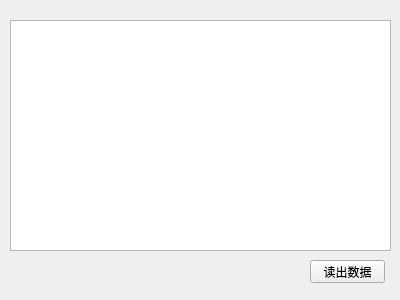
<?xml version="1.0" encoding="UTF-8"?>
<ui version="4.0">
 <class>Widget</class>
 <widget class="QWidget" name="Widget">
  <property name="geometry">
   <rect>
    <x>0</x>
    <y>0</y>
    <width>400</width>
    <height>300</height>
   </rect>
  </property>
  <property name="windowTitle">
   <string>Widget</string>
  </property>
  <widget class="QPushButton" name="pushButton">
   <property name="geometry">
    <rect>
     <x>310</x>
     <y>260</y>
     <width>75</width>
     <height>23</height>
    </rect>
   </property>
   <property name="text">
    <string>读出数据</string>
   </property>
  </widget>
  <widget class="QListWidget" name="listWidget">
   <property name="geometry">
    <rect>
     <x>10</x>
     <y>20</y>
     <width>381</width>
     <height>231</height>
    </rect>
   </property>
  </widget>
 </widget>
 <layoutdefault spacing="6" margin="11"/>
 <resources/>
 <connections/>
</ui>
